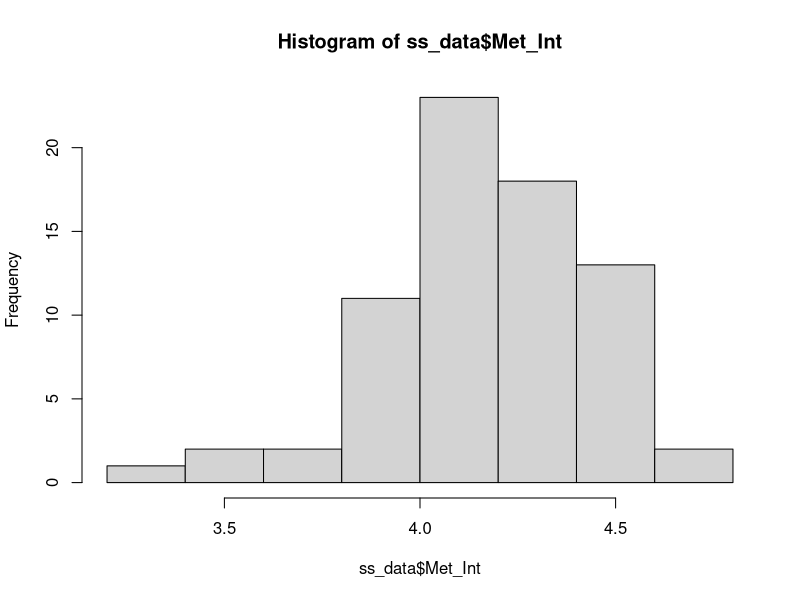
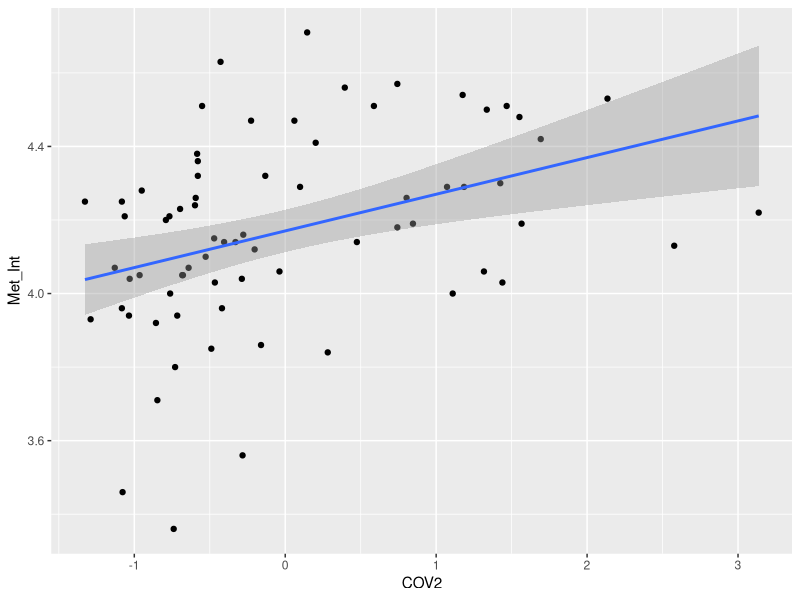
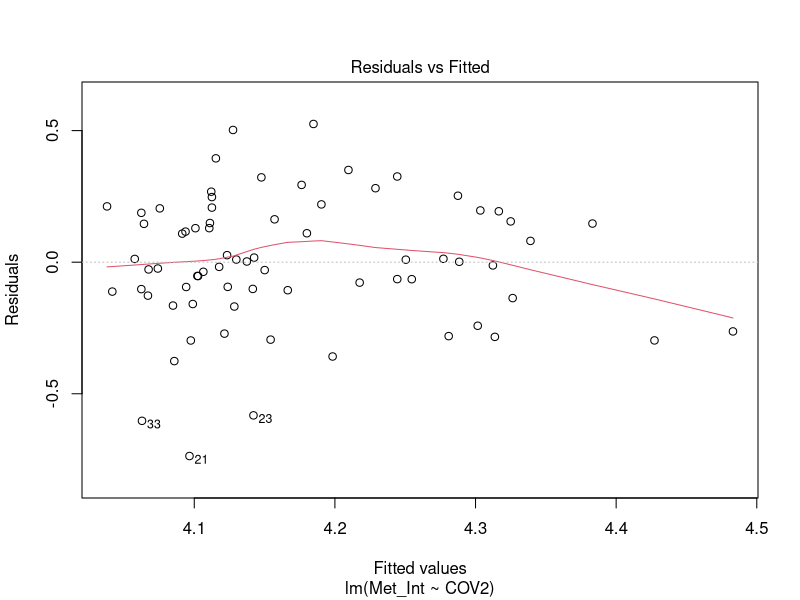
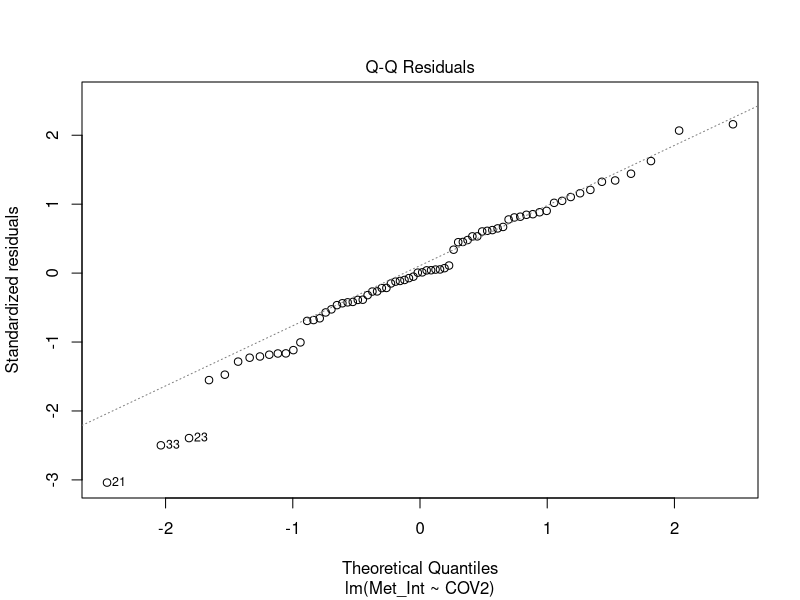
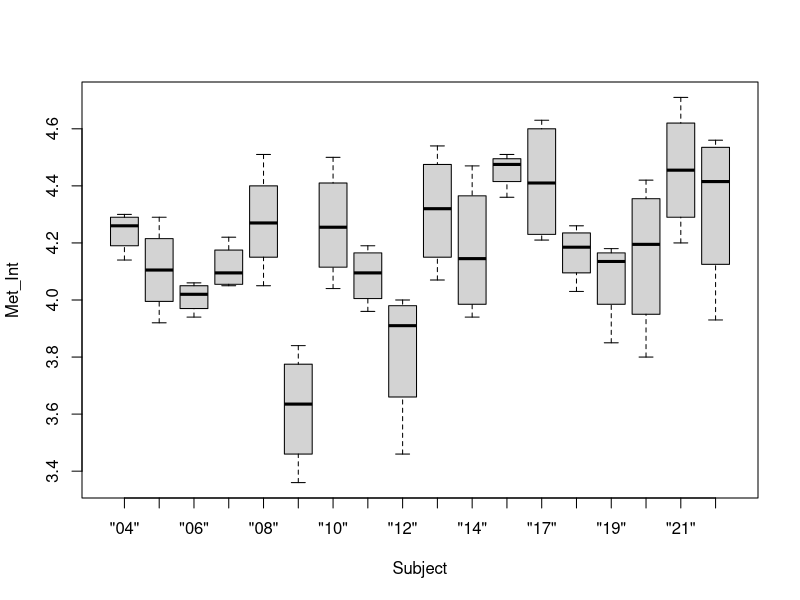
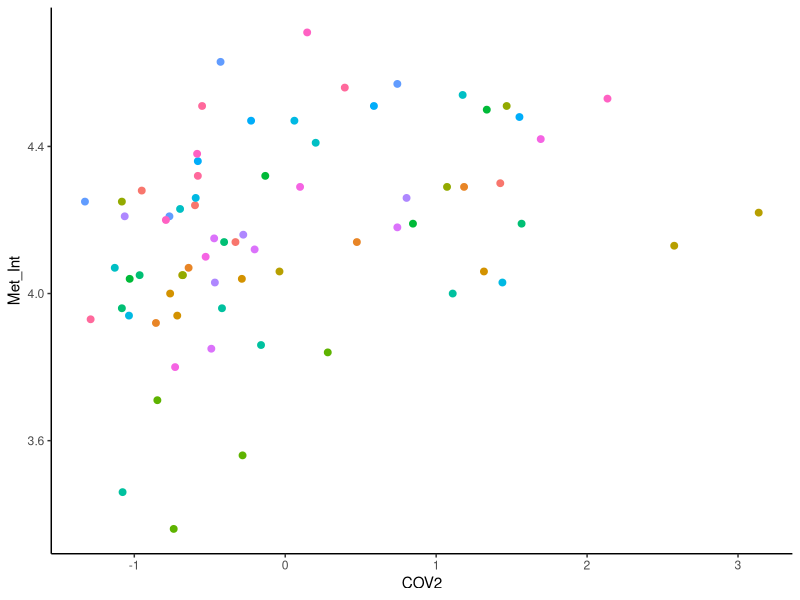
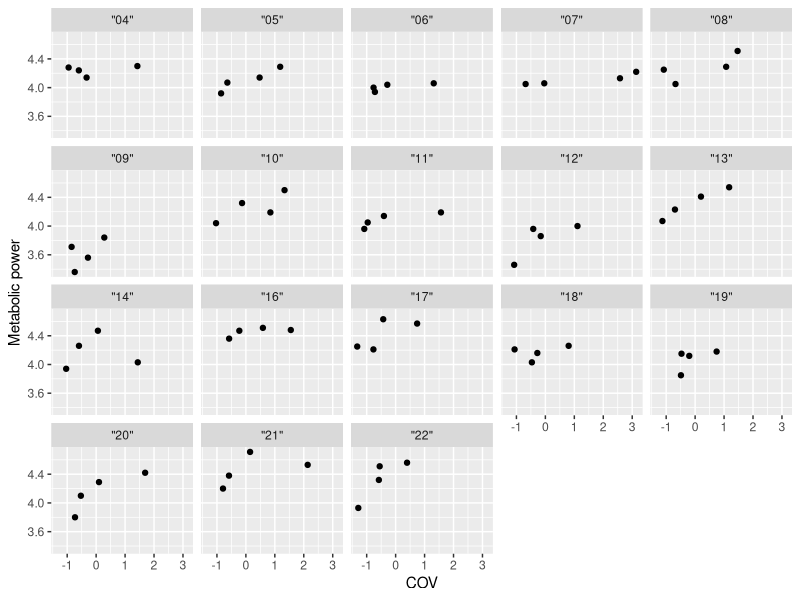

Recreate these plots in R, in order. (Note: this script raises an error after producing the figures.)
## load the data and have a look at it

# https://ourcodingclub.github.io/tutorials/mixed-models/

library (tidyverse)
ss_data <- read_csv("stepping_stones_data.csv")


head(ss_data)

## Let's say we want to know how the body length affects test scores.

## Have a look at the data distribution:

hist(ss_data$Met_Int)  # somewhat normal, but not bimodal

## It is good practice to  standardise your explanatory variables before proceeding - you can use scale() to do that:
## this means that is is standardized toa  percentage of the distribution...

ss_data$COV2 <- scale(ss_data$COV)

## Back to our question: is Met_Int affected by COV?

###---- Fit all data in one analysis -----###

## One way to analyse this data would be to try fitting a linear model to all our data, ignoring the sites and the mountain ranges for now.

library(lme4)
library(dplyr)

basic.lm <- lm(Met_Int ~ COV2, data = ss_data)

summary(basic.lm)

## Let's plot the data with ggplot2

library(ggplot2)

ggplot(ss_data, aes(x = COV2, y = Met_Int)) +
  geom_point()+
  geom_smooth(method = "lm")


### Assumptions?

## Plot the residuals - the red line should be close to being flat, like the dashed grey line

plot(basic.lm, which = 1)  # not perfect, but look alright

## Have a quick look at the  qqplot too - point should ideally fall onto the diagonal dashed line

plot(basic.lm, which = 2)  # a bit off at the extremes, but that's often the case; again doesn't look too bad


## However, what about observation independence? Are our data independent?
## We collected multiple samples from 18 participants...
## It's perfectly plausible that the data from within each participant are more similar to each other than the data from different particiapnts - they are correlated. Pseudoreplication isn't our friend.

## Have a look at the data to see if above is true
boxplot(Met_Int ~ Subject, data = ss_data)  # certainly looks like something is going on here

## We could also plot it colouring points by subject
ggplot(ss_data, aes(x = COV2, y = Met_Int, colour = Subject))+
  geom_point(size = 2)+
  theme_classic()+
  theme(legend.position = "none")
### WANT MORE COLOR ### 
## From the above plots it looks like our mountain ranges vary both in the dragon body length and in their test scores. This confirms that our observations from within each of the ranges aren't independent. We can't ignore that.

## So what do we do?

###----- Run multiple analyses -----###


## We could run many separate analyses and fit a regression for each of the subjects.

## Lets have a quick look at the data split by subjects
## We use the facet_wrap to do that

ggplot(aes(COV2, Met_Int), data = ss_data) + geom_point() +
  facet_wrap(~ Subject) +
  xlab("COV") + ylab("Metabolic power")

##----- Modify the model -----###
## We want to use all the data, but account for the data coming from different subjects

## let's add subjects as a fixed effect to our basic.lm

Subjects.lm <- lm(Met_Int ~ COV2 + Subject, data = ss_data)
summary(Subjects.lm)

#### COV2 IS ACTUALLY VERY SIGNIFICANT
#### But some others are not significant. But let’s think about what we are doing here for a second. 
# The above model is estimating the difference in Met_int between the subjects - 
# we can see all of them in the model output returned by summary(). But we are not 
# interested in quantifying Met_Int for each specific subject: we just want
# to know whether COV2 affects Met_Int and we want to simply control for the 
# variation coming from the subjects. # This is what we refer to as 
# “random factors” and so we arrive at mixed effects models. Ta-daa!


###----- Mixed effects models -----###

# A mixed model is a good choice here: it will allow us to use all the data we 
# have (higher sample size) and account for the correlations between data coming 
# from the subjects. We will also estimate fewer parameters and 
# avoid problems with multiple comparisons that we would encounter while using 
# separate regressions. We are going to work in lme4, so load the package 
# (or use install.packages if you don’t have lme4 on your computer

library(lme4)

## Fixed and random effects

# Fixed are variables that we expect to have an impact on the dependent variable
# (metabolic cost). They are explanatory (in SLR). Want to make
# conclusions about COV2 and Metabolic cost. COV is fixed and Met_Int is dependent

# random effects are grouping factors that we try to control. Always categorical
# we cant force R to make these effects cotniuous. We ar enot intersted in impact per
# say, but we know they might be influencing

# data for this sample could just be SAMPLE OF ALL POSSIBILITIES. E.g., with
# unlimited time and funding we could have sampled each subject across the world, but
# we are needing to generalize. We don't care that Subject 03 and 04 are differnet,
# but we know that there might be something (i.e. technique, vision, rx time) about them that is making things diferent
# and we would like to know how much variation is attributed to THEM when we predict 
# metabolic cost for people "off the street"

# Our data is just a sample of these 18 subjects. We hope that are results are genrealizable
# to people "off the street, however, we know that metabolic cost within a subject might
# be correlated, so we want to account for that. 

# IF WE CHOSE THESE SUBJECTS PRIORI, and were interested in these
# SPECIFIC PEOPLE and wanted to make predictions ABOUT THEM, it would be FITTED AS A
# FIXED effect.

# should this be fixed or random? Data is for 4 DP for each participant...
# fits each subject with their own intercept...clear

mixed.lmer2 <- lmer(Met_Int ~ COV2 + (1|Subject), data = ss_data)
summary(mixed.lmer2)

## MATCHES WHAT DAN WROTE ABOUT IN HIS EMAIL

# take variance for =Subjects and divide by total variance
0.03823/(0.03823+0.02212) #63%

#we can see that Subject was clearly important: it explains a lot of the variation
#we know that because we can take the variance for Subjects and divide it by the total variance


#So the difference between Subjects explains ~60% of the variance that is "left over"
# after the variance explained by our fixed effects...

plot(mixed.lmer)  # looks alright, no patterns evident

qqnorm(resid(mixed.lmer))
qqline(resid(mixed.lmer))  # points fall nicely onto the line - good!

#points are fitting better onto the line... but not perfectly...
# https://data.library.virginia.edu/understanding-q-q-plots/ 
# but I think we are OK...

(mm_plot <- ggplot(ss_data, aes(x = COV, y = Met_Int, colour = Subject)) +
    facet_wrap(~Subject, nrow=3) +   # a panel for each mountain range
    geom_point(alpha = 0.5) +
    theme_classic() +
    geom_line(data = cbind(ss_data, pred = predict(mixed.lmer2)), aes(y = pred), size = 1) +  # adding predicted line from mixed model 
    theme(legend.position = "none",
          panel.spacing = unit(2, "lines"))  # adding space between panels
)

# Types of random effects
# Crossed random effects
## it does not seem we have either fully or crossed effects given that each of the COV conditions was
## independent to each Subject's step length and was not

# I don't think we are also expecting any nested random effects..

# I don't know if I need to do this... but this is similar to what Dan plotted the second time...
mixed.ranslope <- lmer(Met_Int ~ COV2 + (1 + COV2|Subject), data = ss_data) 
summary(mixed.ranslope)

### plot
(mm_plot <- ggplot(ss_data, aes(x = COV, y = Met_Int, colour = Subject)) +
    facet_wrap(~Subject, nrow=3) +   # a panel for each mountain range
    geom_point(alpha = 0.5) +
    theme_classic() +
    geom_line(data = cbind(ss_data, pred = predict(mixed.ranslope)), aes(y = pred), size = 1) +  # adding predicted line from mixed model #and applies geometric but applies it individually
    theme(legend.position = "none",
          panel.spacing = unit(2, "lines"))  # adding space between panels
)



# continuing...

#Presenting your model results
# Once you get your model, you have to present it in a nicer form.
# Plotting model predictions
install.packages("ggeffects")
library(ggeffects)  # install the package first if you haven't already, then load it

# Extract the prediction data frame
# Plot the predictions 

#extract predictions from dataframe
pred.mm <- ggpredict(mixed.lmer2, terms = c("COV2"))  # this gives overall predictions for the model
# c() returns as a vector list

(ggplot(pred.mm) + 
    geom_line(aes(x = x, y = predicted)) +          # slope
    geom_ribbon(aes(x = x, ymin = predicted - std.error, ymax = predicted + std.error), 
                fill = "lightgrey", alpha = 0.5) +  # error band
    geom_point(data = ss_data,                      # adding the raw data (scaled values)
               aes(x = COV2, y = Met_Int, colour = Subject)) + 
    labs(x = "COV2 (indexed)", y = "Met_Int", 
         title = "COV does affect Met_Int in Subjects") + 
    theme_minimal()
)

#this is basically the slope generated along the path

#plot each of the predicted slopes 
#want to array it down the line

ggplot(ss_data, aes(x = COV, y = Met_Int, colour = Subject)) +
  facet_wrap(~Subject, nrow=3) +   # a panel for each subject
  geom_point(alpha = 0.5) +
  theme_classic() +
  geom_line(data = cbind(ss_data, pred = predict(mixed.ranslope)), aes(y = pred), size = 1) +  # adding predicted line from mixed model #and applies geometric but applies it individually
  theme(legend.position = "none",
        panel.spacing = unit(2, "lines"))  # adding space between panels

#cbind combines two rows of data together
#basically we add predicted to the end of ss_data, temporarily that gets fed in. 

temp <- cbind(ss_data, pred = predict(mixed.ranslope))
pred = predict(mixed.ranslope) ## is our 18 participants and the four data points for predicted... 
view(pred)

ggplot(ss_data, aes(x = COV, y = Met_Int, colour = Subject)) + 
  geom_line(data = cbind(ss_data, pred = predict(mixed.ranslope)), size = 1)  # adding predicted line from mixed model #and applies geometric but applies it individually

ggplot(ss_data, aes(x = COV, y = Met_Int, colour = Subject)) + 
  geom_line(data = cbind(ss_data, pred = predict(mixed.ranslope)), aes(y = pred), size = 1)  # adding predicted line from mixed model #and applies geometric but applies it individually
#this is what the predicted slopes would look like, mapped for the mixed.ranslope LMER. 
  
